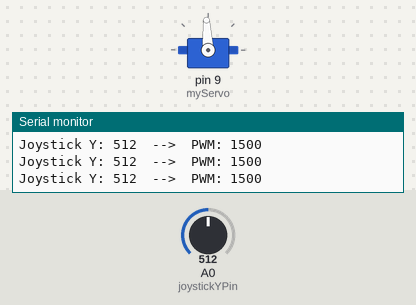
Bench run of a sketch on a simulated Arduino Uno, built with avr-gcc and run on an emulated ATmega328P. Parts: servo, the last lines printed to the serial monitor. The inputs (shaded band) are chosen by the test bench; at power-on: A0 (joystickYPin) = 512.

Above: at 2.8 s.
2.9 s: A0 (joystickYPin) set to 716
At 3.5 s:
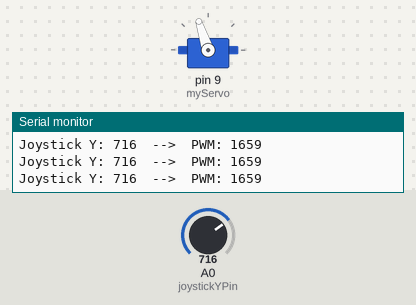
4.4 s: A0 (joystickYPin) set to 306
At 5.0 s:
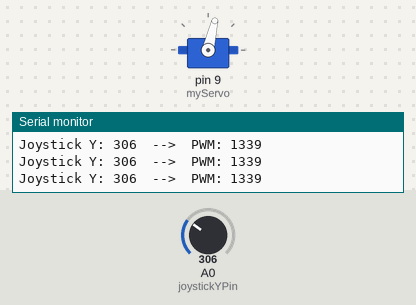
5.9 s: A0 (joystickYPin) set to 511
At 6.5 s:
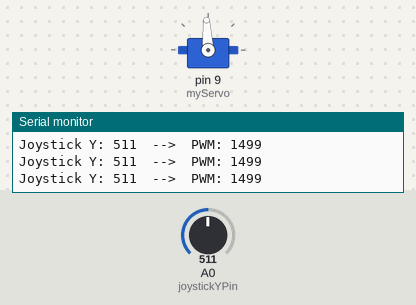
Timing chart, 0 to 8.9 s (numbered marks = the images above; inputs shaded):
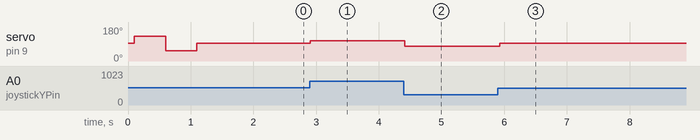

The sketch:

joystick.ino
```cpp
#include <Servo.h>

Servo myServo;
const int joystickYPin = A0;

void setup() {
  Serial.begin(9600);
  myServo.attach(9);

  // stopValue ~1100, midSpeedFwd ~1500, maxSpeedFwd ~1900
  myServo.writeMicroseconds(1500); // Stop
  delay(100);
  myServo.writeMicroseconds(1900); // Max Forward
  delay(500);
  myServo.writeMicroseconds(1100); // NO SPEED
  delay(500);
  myServo.writeMicroseconds(1500); // MIDDLE
  delay(500);
}

void loop() {
  int joyValue = analogRead(joystickYPin);

  int pwmValue = map(joyValue, 0, 1023, 1100, 1900);

  myServo.writeMicroseconds(pwmValue);
  Serial.print("Joystick Y: ");
  Serial.print(joyValue);
  Serial.print("  -->  PWM: ");
  Serial.println(pwmValue);

}
```

Measured:
- after the input at 2.9 s, servo on pin 9 (myServo): 93° → 108° at once
- after the input at 4.4 s, servo on pin 9 (myServo): 108° → 77° at once
- after the input at 5.9 s, servo on pin 9 (myServo): 77° → 93° at once
